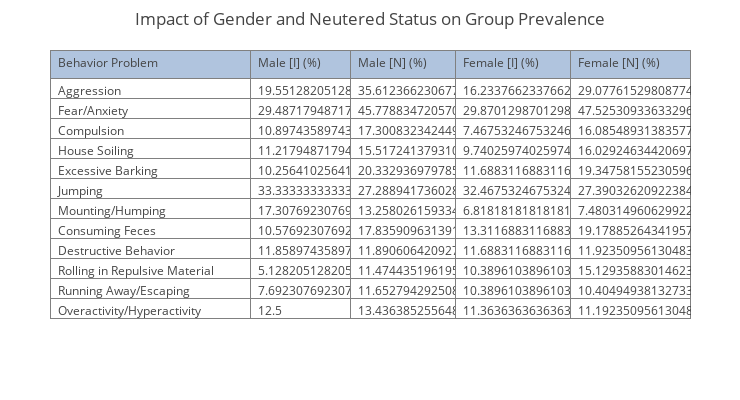

Notebook code for this chart:
### Markdown cell above
### On group prevalence:

This section looks at the impact gender and neutered status had on the prevalence among dogs of the same group (i.e. the probability of selecting a dog with the specific sex, neutered status, and behavior problem from the group of the study population that shares the same sex and neutered status).

Note: \[I\] = intact, \[N\] = neutered

### Code cell
# Create the necessary dataframe.
fields = []
labels = []
for counter, cat in enumerate(CATEGORY, 1):
    if counter > 10:
        counter += 1;
    fields.append('q02_main_{}'.format(counter))
    labels.append(cat)   
fields.extend(('dog_sex', 'dog_spayed'))
labels.extend(('Gender', 'Neutered'))
fields = ', '.join(fields)
df = createNumericDataFrame(DOG_TABLE, fields, labels, filtered=True)

df_intact_male = df[(df['Gender'] == 1) & (df['Neutered'] == 0)].drop(
    columns=['Gender', 'Neutered'])
df_neutered_male = df[(df['Gender'] == 1) & (df['Neutered'] == 1)].drop(
    columns=['Gender', 'Neutered'])
df_intact_female = df[(df['Gender'] == 2) & (df['Neutered'] == 0)].drop(
    columns=['Gender', 'Neutered'])
df_neutered_female = df[(df['Gender'] == 2) & (df['Neutered'] == 1)].drop(
    columns=['Gender', 'Neutered'])

intact_male_c = len(df_intact_male.index)
neutered_male_c = len(df_neutered_male.index)
intact_female_c = len(df_intact_female.index)
neutered_female_c = len(df_neutered_female.index)

intact_male_s = df_intact_male.sum()
neutered_male_s = df_neutered_male.sum()
intact_female_s = df_intact_female.sum()
neutered_female_s = df_neutered_female.sum()

intact_male_p = intact_male_s.apply(lambda x: (x / intact_male_c) * 100)
neutered_male_p = neutered_male_s.apply(lambda x: (x / neutered_male_c) * 100)
intact_female_p = intact_female_s.apply(lambda x: (x / intact_female_c) * 100)
neutered_female_p = neutered_female_s.apply(lambda x: (x / neutered_female_c) * 100)

# Get individual behavior problem counts and display as a table.
data = [go.Table(columnwidth = [200, 100, 105, 115, 120],
                 header=dict(values=['Behavior Problem', 'Male [I] (%)',
                                     'Male [N] (%)', 'Female [I] (%)',
                                     'Female [N] (%)'],
                             fill = dict(color='#B0C4DE'),
                             align = ['left'] * 5),
                 cells=dict(values=[labels[:-2], intact_male_p.values,
                                    neutered_male_p.values, intact_female_p.values,
                                    neutered_female_p],
                            align = ['left'] * 5,
                            format = [None, '.2f' * 4]))]
layout = go.Layout(title='Impact of Gender and Neutered Status on Group Prevalence',
                   width=740,
                   height=400,
                   margin=go.Margin(l=50, r=50, b=50, t=50, pad=4))
fig = dict(data=data, layout=layout)
if SAVE_OUTPUT:
    py.plot(fig, image='png', image_width=740, image_height=400,
            image_filename='8_2_group_prevalence')
py.iplot(fig)

### Figure 1 — Plotly figure (JSON) as saved in the notebook; plotly's stock layout.template omitted (floating-point values rounded to 4 significant figures)
{"data": [{"cells": {"align": ["left", "left", "left", "left", "left"], "format": [null, ".2f.2f.2f.2f"], "values": [["Aggression", "Fear/Anxiety", "Compulsion", "House Soiling", "Excessive Barking", "Jumping", "Mounting/Humping", "Consuming Feces", "Destructive Behavior", "Rolling in Repulsive Material", "Running Away/Escaping", "Overactivity/Hyperactivity"], [19.55, 29.49, 10.9, 11.22, 10.26, 33.33, 17.31, 10.58, 11.86, 5.128, 7.692, 12.5], [35.61, 45.78, 17.3, 15.52, 20.33, 27.29, 13.26, 17.84, 11.89, 11.47, 11.65, 13.44], [16.23, 29.87, 7.468, 9.74, 11.69, 32.47, 6.818, 13.31, 11.69, 10.39, 10.39, 11.36], [29.08, 47.53, 16.09, 16.03, 19.35, 27.39, 7.48, 19.18, 11.92, 15.13, 10.4, 11.19]]}, "columnwidth": [200, 100, 105, 115, 120], "header": {"align": ["left", "left", "left", "left", "left"], "fill": {"color": "#B0C4DE"}, "values": ["Behavior Problem", "Male [I] (%)", "Male [N] (%)", "Female [I] (%)", "Female [N] (%)"]}, "type": "table"}], "layout": {"height": 400, "margin": {"b": 50, "l": 50, "pad": 4, "r": 50, "t": 50}, "title": "Impact of Gender and Neutered Status on Group Prevalence", "width": 740}}
